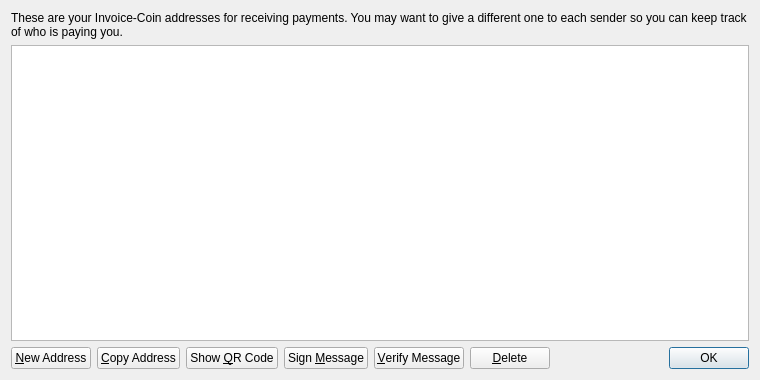
<?xml version="1.0" encoding="UTF-8"?>
<ui version="4.0">
 <class>AddressBookPage</class>
 <widget class="QWidget" name="AddressBookPage">
  <property name="geometry">
   <rect>
    <x>0</x>
    <y>0</y>
    <width>760</width>
    <height>380</height>
   </rect>
  </property>
  <property name="windowTitle">
   <string>Address Book</string>
  </property>
  <property name="styleSheet">
   <string notr="true"/>
  </property>
  <layout class="QVBoxLayout" name="verticalLayout">
   <item>
    <widget class="QLabel" name="labelExplanation">
     <property name="text">
      <string>These are your Invoice-Coin addresses for receiving payments. You may want to give a different one to each sender so you can keep track of who is paying you.</string>
     </property>
     <property name="textFormat">
      <enum>Qt::PlainText</enum>
     </property>
     <property name="wordWrap">
      <bool>true</bool>
     </property>
    </widget>
   </item>
   <item>
    <widget class="QTableView" name="tableView">
     <property name="contextMenuPolicy">
      <enum>Qt::CustomContextMenu</enum>
     </property>
     <property name="toolTip">
      <string>Double-click to edit address or label</string>
     </property>
     <property name="tabKeyNavigation">
      <bool>false</bool>
     </property>
     <property name="selectionMode">
      <enum>QAbstractItemView::SingleSelection</enum>
     </property>
     <property name="selectionBehavior">
      <enum>QAbstractItemView::SelectRows</enum>
     </property>
     <property name="sortingEnabled">
      <bool>true</bool>
     </property>
     <attribute name="verticalHeaderVisible">
      <bool>false</bool>
     </attribute>
    </widget>
   </item>
   <item>
    <layout class="QHBoxLayout" name="horizontalLayout">
     <item>
      <widget class="QPushButton" name="newAddressButton">
       <property name="toolTip">
        <string>Create a new address</string>
       </property>
       <property name="text">
        <string>&amp;New Address</string>
       </property>
      </widget>
     </item>
     <item>
      <widget class="QPushButton" name="copyToClipboard">
       <property name="toolTip">
        <string>Copy the currently selected address to the system clipboard</string>
       </property>
       <property name="text">
        <string>&amp;Copy Address</string>
       </property>
      </widget>
     </item>
     <item>
      <widget class="QPushButton" name="showQRCode">
       <property name="text">
        <string>Show &amp;QR Code</string>
       </property>
      </widget>
     </item>
     <item>
      <widget class="QPushButton" name="signMessage">
       <property name="toolTip">
        <string>Sign a message to prove you own a Invoice-Coin address</string>
       </property>
       <property name="text">
        <string>Sign &amp;Message</string>
       </property>
      </widget>
     </item>
     <item>
      <widget class="QPushButton" name="verifyMessage">
       <property name="toolTip">
        <string>Verify a message to ensure it was signed with a specified Invoice-Coin address</string>
       </property>
       <property name="text">
        <string>&amp;Verify Message</string>
       </property>
      </widget>
     </item>
     <item>
      <widget class="QPushButton" name="deleteButton">
       <property name="toolTip">
        <string>Delete the currently selected address from the list</string>
       </property>
       <property name="text">
        <string>&amp;Delete</string>
       </property>
      </widget>
     </item>
     <item>
      <spacer name="horizontalSpacer">
       <property name="orientation">
        <enum>Qt::Horizontal</enum>
       </property>
       <property name="sizeHint" stdset="0">
        <size>
         <width>40</width>
         <height>20</height>
        </size>
       </property>
      </spacer>
     </item>
     <item>
      <widget class="QDialogButtonBox" name="buttonBox">
       <property name="sizePolicy">
        <sizepolicy hsizetype="Maximum" vsizetype="Fixed">
         <horstretch>0</horstretch>
         <verstretch>0</verstretch>
        </sizepolicy>
       </property>
       <property name="standardButtons">
        <set>QDialogButtonBox::Ok</set>
       </property>
      </widget>
     </item>
    </layout>
   </item>
  </layout>
 </widget>
 <resources>
  <include location="../bitcoin.qrc"/>
 </resources>
 <connections/>
</ui>
